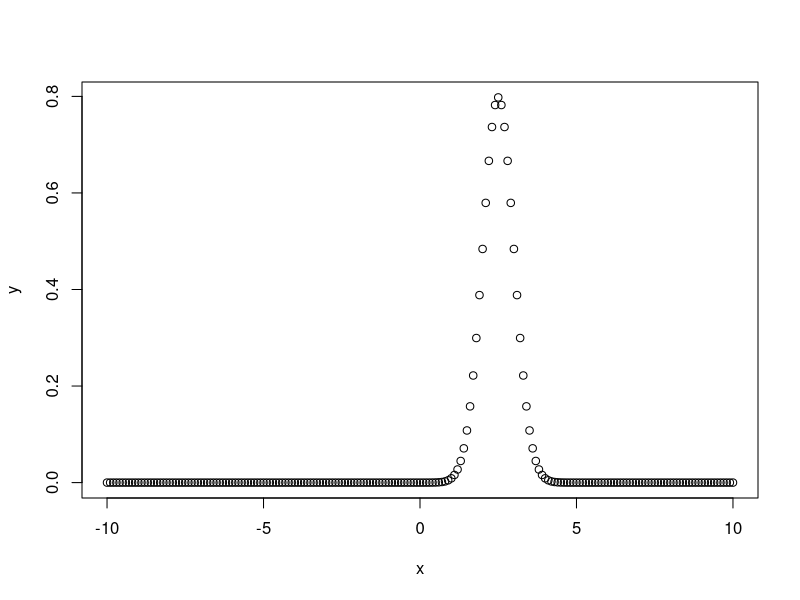
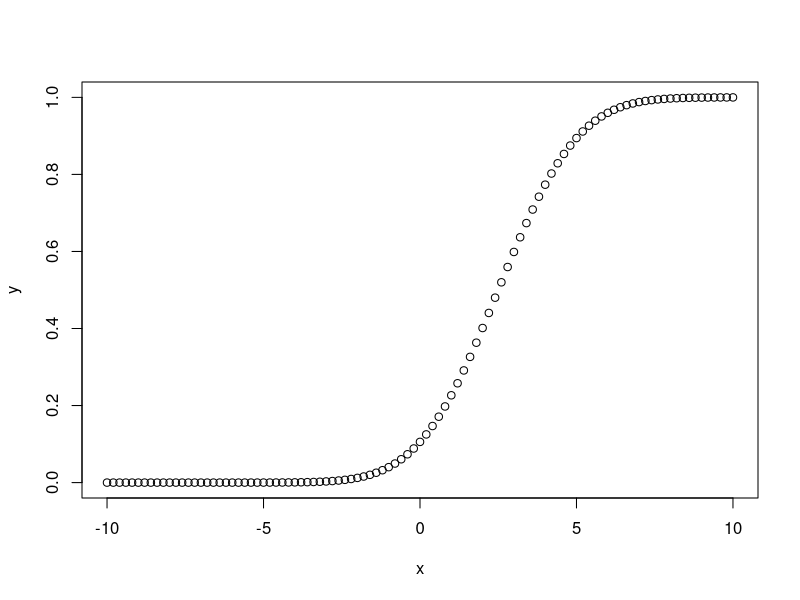
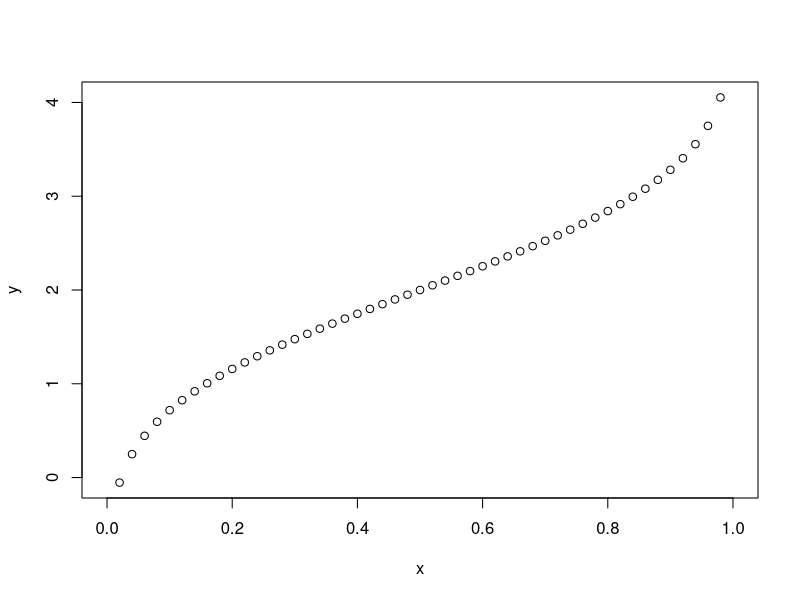
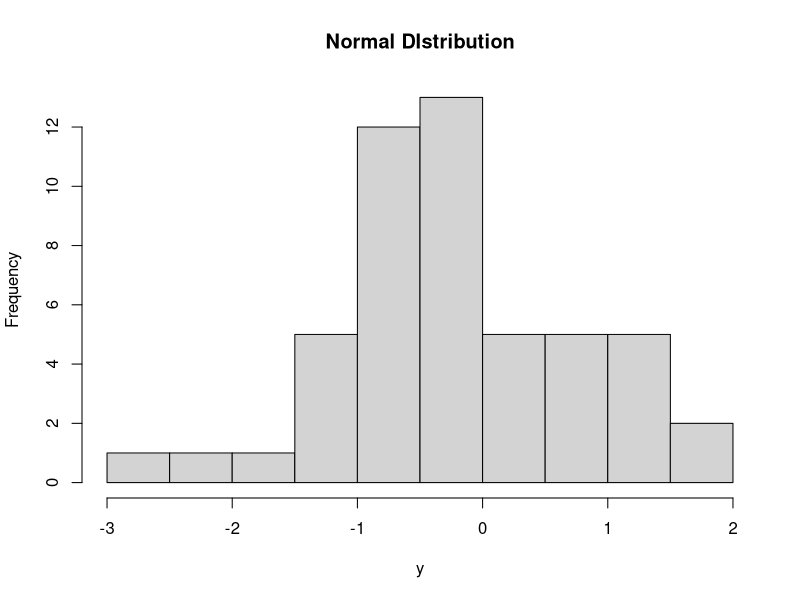
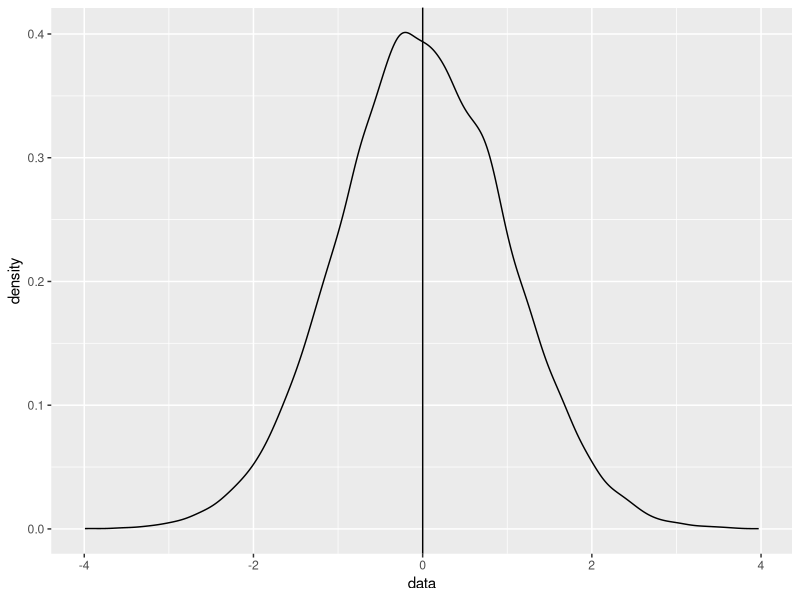
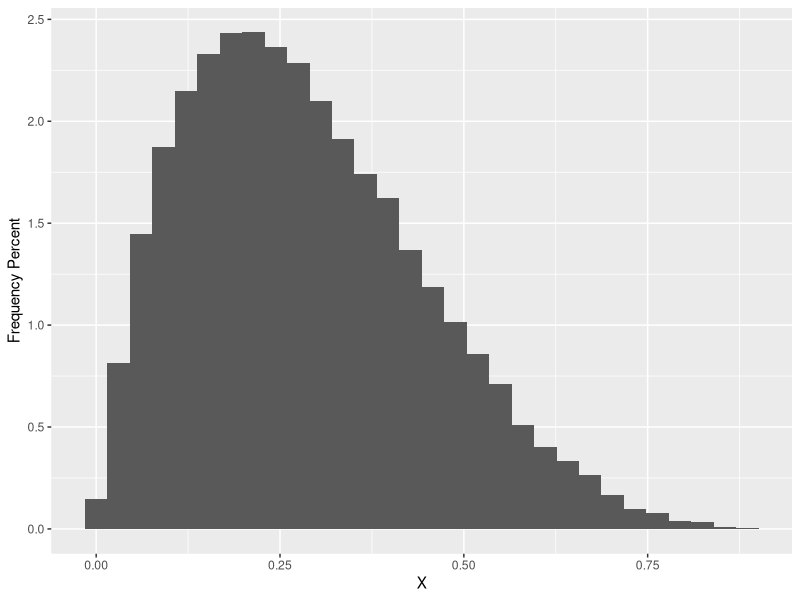
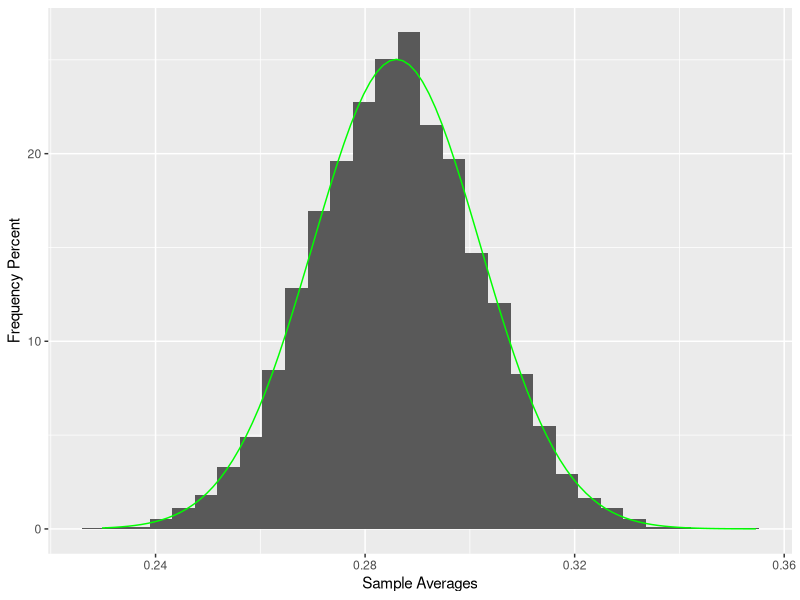
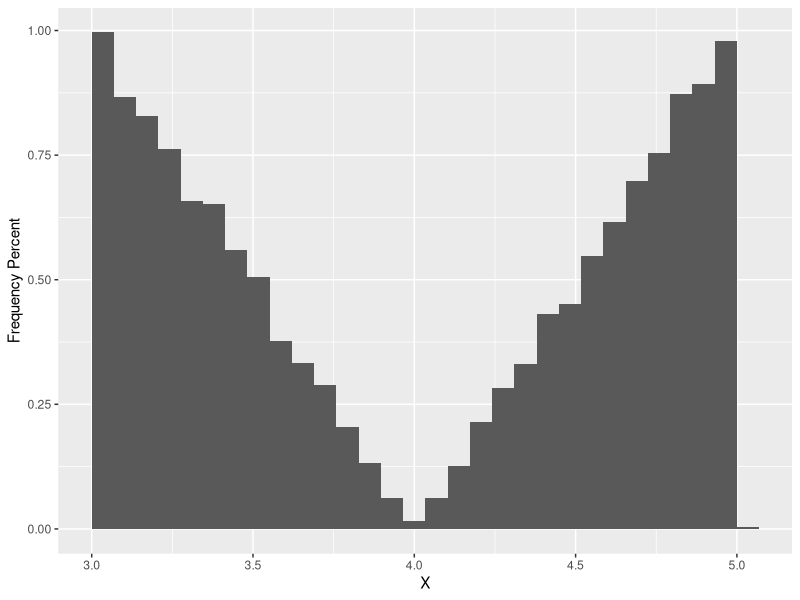

Recreate these plots in R, in order.
## ---- chunk 1
# Create a sequence of numbers between -10 and 10 incrementing by 0.1.
x <- seq(-10, 10, by = .1)

# Choose the mean as 2.5 and standard deviation as 0.5.
y <- dnorm(x, mean = 2.5, sd = 0.5)

# Give the chart file a name.
png(file = "dnorm.png")

plot(x,y)
## ---- chunk 2
# Create a sequence of numbers between -10 and 10 incrementing by 0.2.
x <- seq(-10,10,by = .2)
 
# Choose the mean as 2.5 and standard deviation as 2. 
y <- pnorm(x, mean = 2.5, sd = 2)

# Give the chart file a name.
png(file = "pnorm.png")

# Plot the graph.
plot(x,y)
## ---- chunk 3
# Create a sequence of probability values incrementing by 0.02.
x <- seq(0, 1, by = 0.02)

# Choose the mean as 2 and standard deviation as 3.
y <- qnorm(x, mean = 2, sd = 1)

# Give the chart file a name.
png(file = "qnorm.png")

# Plot the graph.
plot(x,y)

## ---- chunk 4
# Create a sample of 50 numbers which are normally distributed.
y <- rnorm(50)

# Give the chart file a name.
png(file = "rnorm.png")

# Plot the histogram for this sample.
hist(y, main = "Normal DIstribution")
## ---- chunk 5
library(data.table)
## ---- chunk 6
standardNormal <- data.table(data=rnorm(20000, 0, 1))
## ---- chunk 7
print(standardNormal)
## ---- chunk 8
summary(standardNormal$data)
## ---- chunk 9
sd(standardNormal$data)
## ---- chunk 10
library(ggplot2)
## ---- chunk 11
ggplot(standardNormal, aes(data)) +
  geom_density() + geom_vline(xintercept = c(mean(standardNormal$data)))
## ---- chunk 12
library(ggplot2)
## ---- chunk 13
set.seed(2)
df = data.frame(X = rbeta(20000,2,5))
p = ggplot(df,aes(x = X))
p+geom_histogram(aes(y=..density..))+ylab("Frequency Percent")
## ---- chunk 14
k=numeric(10000)
for (i in 1:10000){
j=sample(1:20000,100)
k[i]=mean(df$X[j])
}
d1=data.frame(k)
p=ggplot(d1,aes(x=k))
p+geom_histogram(aes(y=..density..))+ylab("Frequency Percent")+xlab("Sample Averages")+
stat_function(fun=dnorm,
args=list(mean=mean(d1$k),sd=sd(d1$k)),
color="green")
## ---- chunk 15
set.seed(1)
t=runif(20000)
set.seed(2)
k=runif(20000)
X=ifelse(k>0.5,4+sqrt(1-1.332*t),4-sqrt(1-1.332*t))
d=data.frame(X=X)
p=ggplot(d,aes(x=X))
p+geom_histogram(aes(y=..density..))+ylab("Frequency Percent")
## ---- chunk 16
k=numeric(10000)
for (i in 1:10000){
j=sample(1:20000,100)
k[i]=mean(d$X[j],na.rm=T)
}
d1=data.frame(k)
p=ggplot(d1,aes(x=k))
p+geom_histogram(aes(y=..density..))+ylab("Frequency Percent")+xlab("Sample Averages")+
stat_function(fun=dnorm,
args=list(mean=mean(d1$k),sd=sd(d1$k)),
color="green")
